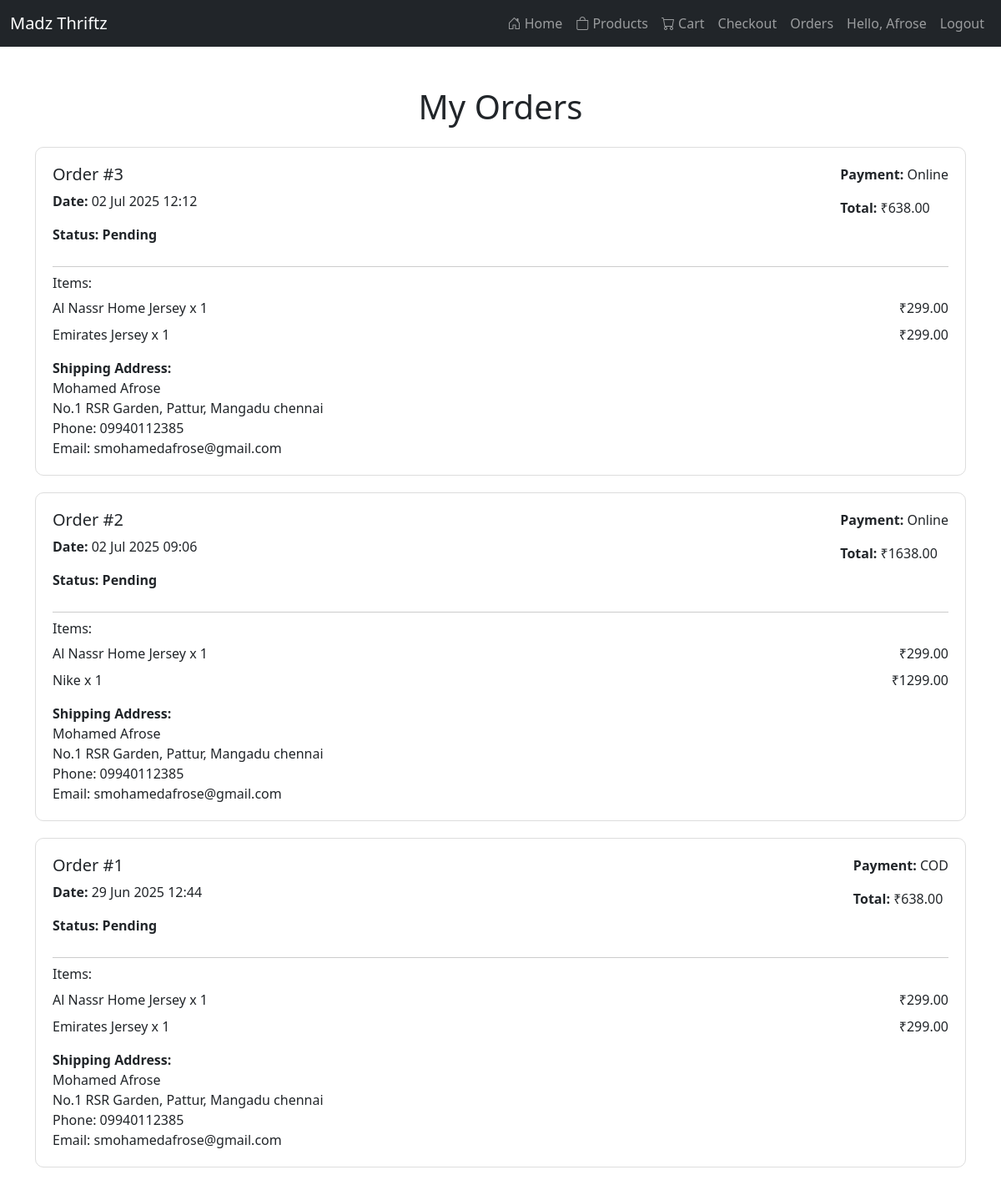
/my_orders/ (signed in), run on the app's committed database.
### store/models.py (models this page shows, shortened)
class Order(models.Model):
    user = models.ForeignKey(User, on_delete=models.CASCADE)
    name = models.CharField(max_length=100)
    phone = models.CharField(max_length=15)
    email = models.EmailField()
    address = models.TextField(null=True, blank=True)
    payment_method = models.CharField(
        max_length=20,
        choices=[('COD', 'Cash On Delivery'), ('Online', 'Online Payment')]
    )
    total_price = models.DecimalField(max_digits=10, decimal_places=2)
    status = models.CharField(max_length=20, default="Pending")
    created_at = models.DateTimeField(auto_now_add=True)

class OrderItem(models.Model):
    order = models.ForeignKey(Order, on_delete=models.CASCADE, related_name='order_items')
    product = models.ForeignKey(Product, on_delete=models.CASCADE)
    quantity = models.PositiveIntegerField()
    price = models.DecimalField(max_digits=10, decimal_places=2)

class Product(models.Model):
    name = models.CharField(max_length=100)
    price = models.DecimalField(max_digits=8, decimal_places=2)
    description = models.TextField()
    image = models.ImageField(upload_to='product_images/')
    category = models.ForeignKey(Category, on_delete=models.CASCADE)

### store/views.py (the view)
# urls.py: path('my_orders/', views.my_orders, name='my_orders'),
@login_required
def my_orders(request):
    orders = Order.objects.filter(user=request.user).order_by('-created_at')
    return render(request, 'store/my_orders.html', {'orders': orders})

### store/context_processors.py (called while the page is built)
def cart_count(request):
    count = 0
    if request.user.is_authenticated:
        cart_items = Cart.objects.filter(user=request.user)
        for item in cart_items:
            count += item.quantity
    return {'cart_count': count}

### store/templates/store/my_orders.html (shortened to what this page needs)
{% extends 'store/base.html' %}
{% block content %}
<div class="container my-5">
    <h1 class="text-center mb-4">My Orders</h1>
    {% if orders %}
        {% for order in orders %}
            <div class="order-card">
                <div class="order-header">
                    <div>
                        <h5>Order #{{ order.id }}</h5>
                        <p><strong>Date:</strong> {{ order.created_at|date:"d M Y H:i" }}</p>
                        <p><strong>Status:</strong> <span class="status">{{ order.status }}</span></p>
                    </div>
                    <div>
                        <p><strong>Payment:</strong> {{ order.payment_method }}</p>
                        <p><strong>Total:</strong> ₹{{ order.total_price }}</p>
                    </div>
                </div>
                <div>
                    <h6>Items:</h6>
                    {% for item in order.order_items.all %}
                        <div class="order-item">
                            <div>{{ item.product.name }} x {{ item.quantity }}</div>
                            <div>₹{{ item.price|floatformat:2 }}</div>
                        </div>
                    {% endfor %}
                </div>
                <div class="mt-3">
                    <strong>Shipping Address:</strong><br>
                    {{ order.name }}<br>
                    {{ order.address }}<br>
                    Phone: {{ order.phone }}<br>
                    Email: {{ order.email }}
                </div>
            </div>
        {% endfor %}
    {% else %}
        <p class="text-center">You have no orders yet.</p>
    {% endif %}
</div>
{% endblock %}

### store/templates/store/base.html (shortened to what this page needs)
{% load static %}
<!DOCTYPE html>
<html lang="en">
<head>
    <link href="https://cdn.jsdelivr.net/npm/bootstrap@5.3.2/dist/css/bootstrap.min.css" rel="stylesheet">
    <link rel="stylesheet" href="https://cdn.jsdelivr.net/npm/bootstrap-icons@1.11.1/font/bootstrap-icons.css">
</head>
<body>
<nav class="navbar navbar-expand-lg navbar-dark bg-dark">
    <div class="container-fluid">
        <a class="navbar-brand" href="{% url 'home' %}">Madz Thriftz</a>
        <div class="collapse navbar-collapse" id="navbarNav">
            <ul class="navbar-nav ms-auto">
                <li class="nav-item">
                    <a class="nav-link" href="{% url 'home' %}">
                        <i class="bi bi-house-door"></i> Home
                    </a>
                </li>
                <li class="nav-item">
                    <a class="nav-link" href="{% url 'product' %}">
                        <i class="bi bi-bag"></i> Products
                    </a>
                </li>
                <li class="nav-item">
                        <a class="nav-link" href="{% url 'cart' %}">
                            <i class="bi bi-cart"></i> Cart
                        </a>
                </li>
                <li class="nav-item">
                    <a class="nav-link" href="{% url 'checkout' %}">Checkout</a>
                </li>
                <li class="nav-item">
                    <a class="nav-link" href="{% url 'my_orders' %}">Orders</a>
                </li>
            </ul>
         <ul class="navbar-nav">
            {% if user.is_authenticated %}
                <li class="nav-item">
                    <a class="nav-link btn btn-info">Hello, {{ user.username }}</a>
                </li>
                <li class="nav-item">
                    <a class="nav-link btn btn-info" href="{% url 'logout' %}">Logout</a>
                </li>
            {% else %}
                <li class="nav-item">
                    <a class="nav-link btn btn-info" href="#" data-bs-toggle="modal" data-bs-target="#loginModal">
                        <i class="bi bi-person"></i>Login</a>
                </li>
            {% endif %}
        </ul>
        </div>
    </div>
</nav>
{% block content %}
{% endblock %}
</body>
</html>

### store/templates/store/my_orders.html (style rules this page uses)
.order-card { border: 1px solid #ddd; border-radius: 10px; padding: 20px; background-color: #fff; margin-bottom: 20px; transition: box-shadow 0.3s; }
.order-header { display: flex; justify-content: space-between; border-bottom: 1px solid #ccc; padding-bottom: 10px; margin-bottom: 10px; }
.order-item { display: flex; justify-content: space-between; margin-bottom: 8px; }
.status { font-weight: bold; }

### data on the page
Order: id "3", created_at "02 Jul 2025 12:12", status "Pending", payment_method "Online", total_price "638.00", name "Mohamed Afrose", address "No.1 RSR Garden, Pattur, Mangadu chennai", phone "09940112385", email "smohamedafrose@gmail.com"
OrderItem: product.name "Al Nassr Home Jersey", quantity "1", price "299.00"
OrderItem: product.name "Emirates Jersey", quantity "1", price "299.00"
Order: id "2", created_at "02 Jul 2025 09:06", status "Pending", payment_method "Online", total_price "1638.00", name "Mohamed Afrose", address "No.1 RSR Garden, Pattur, Mangadu chennai", phone "09940112385", email "smohamedafrose@gmail.com"
OrderItem: product.name "Al Nassr Home Jersey", quantity "1", price "299.00"
OrderItem: product.name "Nike", quantity "1", price "1299.00"
Order: id "1", created_at "29 Jun 2025 12:44", status "Pending", payment_method "COD", total_price "638.00", name "Mohamed Afrose", address "No.1 RSR Garden, Pattur, Mangadu chennai", phone "09940112385", email "smohamedafrose@gmail.com"
OrderItem: product.name "Al Nassr Home Jersey", quantity "1", price "299.00"
OrderItem: product.name "Emirates Jersey", quantity "1", price "299.00"

### other printed values
{{ user.username }} "Afrose"
